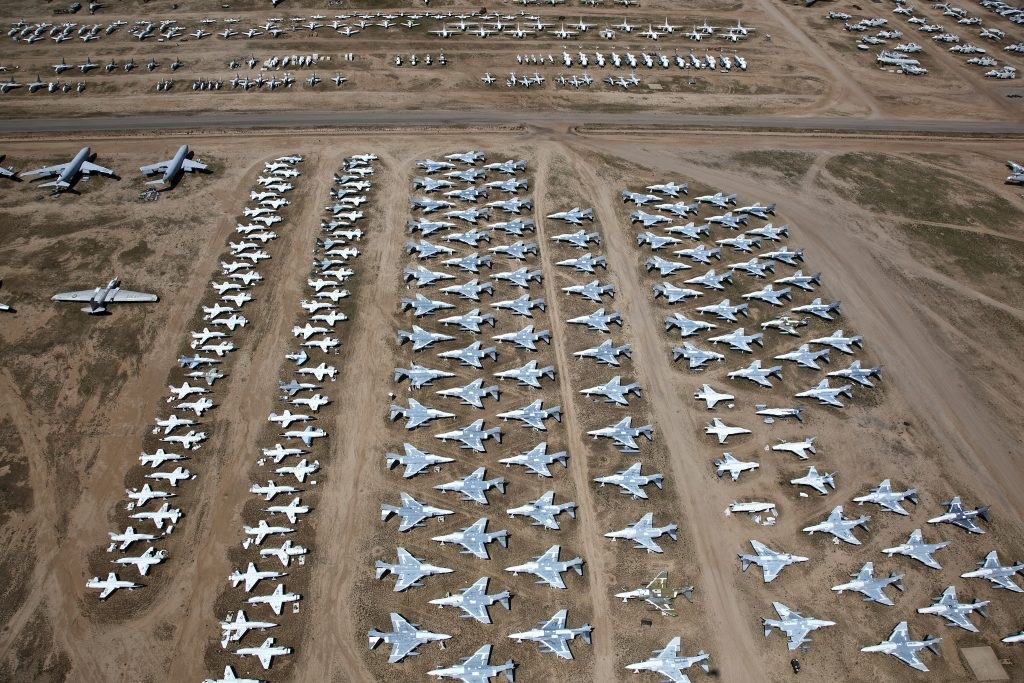
#> input picture images/1.jpg, 1024 x 683 px
$ python -i main.py   (imports and definitions only)
#> lines starting #> are read from the running program, lines starting #| are printed output that depends on the picture; after the words box and inside, x2 and y2 are one past the last pixel; in counts of white or black regions, pixels touching at a corner belong together
#> further down, picture is the input picture: shape (683, 1024, 3); mean B, G, R 102.1, 112.9, 123.3
import sys
import cv2
import os
import numpy as np
from PyQt5.QtWidgets import (
    QApplication, QMainWindow, QLabel, QPushButton, QWidget, QFileDialog)
from PyQt5.QtGui import QPixmap, QImage
from PyQt5.QtWidgets import QGridLayout, QLineEdit, QDialog
from PyQt5.QtCore import QCoreApplication
from PyQt5.QtCore import Qt


# [1 line that did not run here, left out]


def count_planes(image):
    image = cv2.morphologyEx(image, cv2.MORPH_CLOSE, np.ones((6, 6), np.uint8))
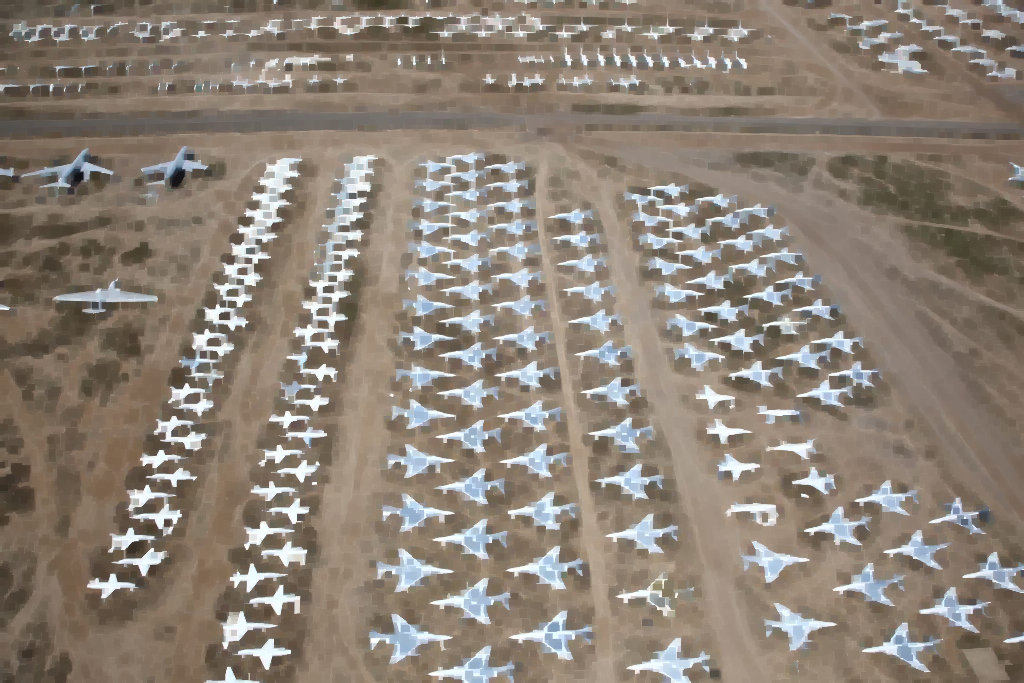
#> image: shape (683, 1024, 3); mean of channels 0, 1, 2 118.3, 129.7, 140.9; drawn as B, G, R
    image = cv2.morphologyEx(image, cv2.MORPH_OPEN, np.ones((3, 3), np.uint8))
    b, _, _ = cv2.split(image)
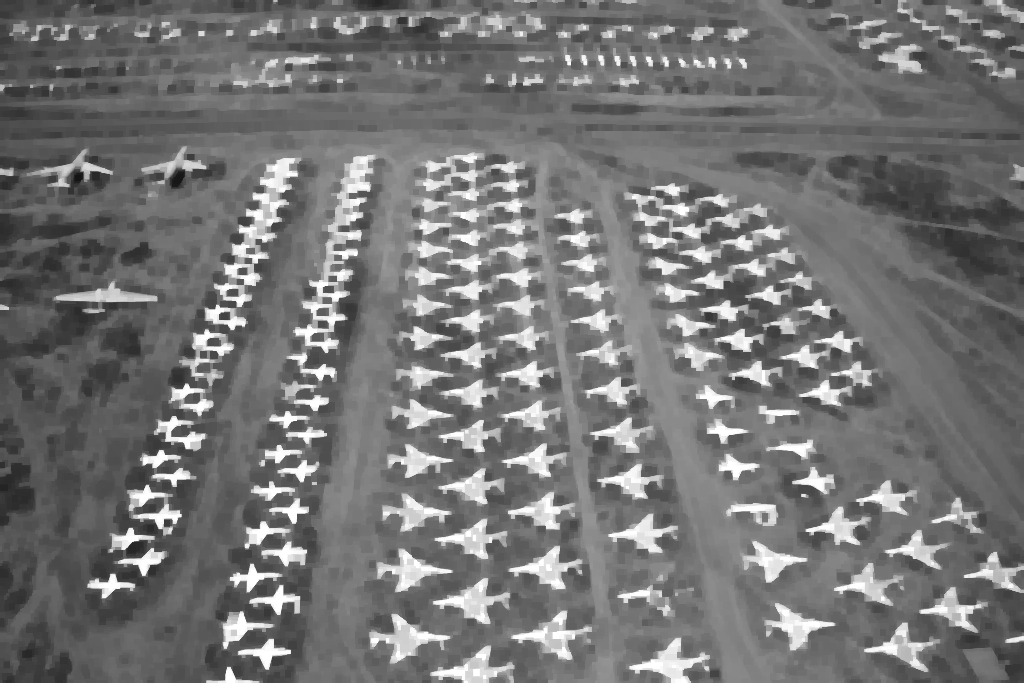
#> b: shape (683, 1024); min 21, max 255, mean 116.9
    _, mask = cv2.threshold(b, 195, 255, cv2.THRESH_BINARY)
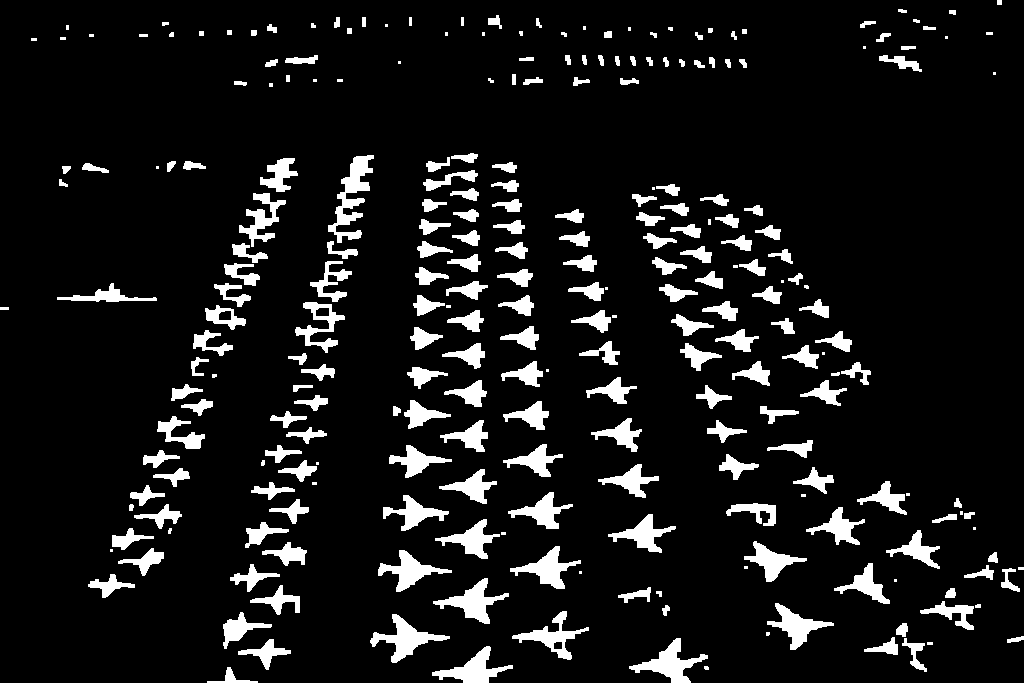
#> mask: shape (683, 1024); 9.4% white; 262 white regions (46 under 20 px)
    result = cv2.bitwise_and(image, image, mask=mask)
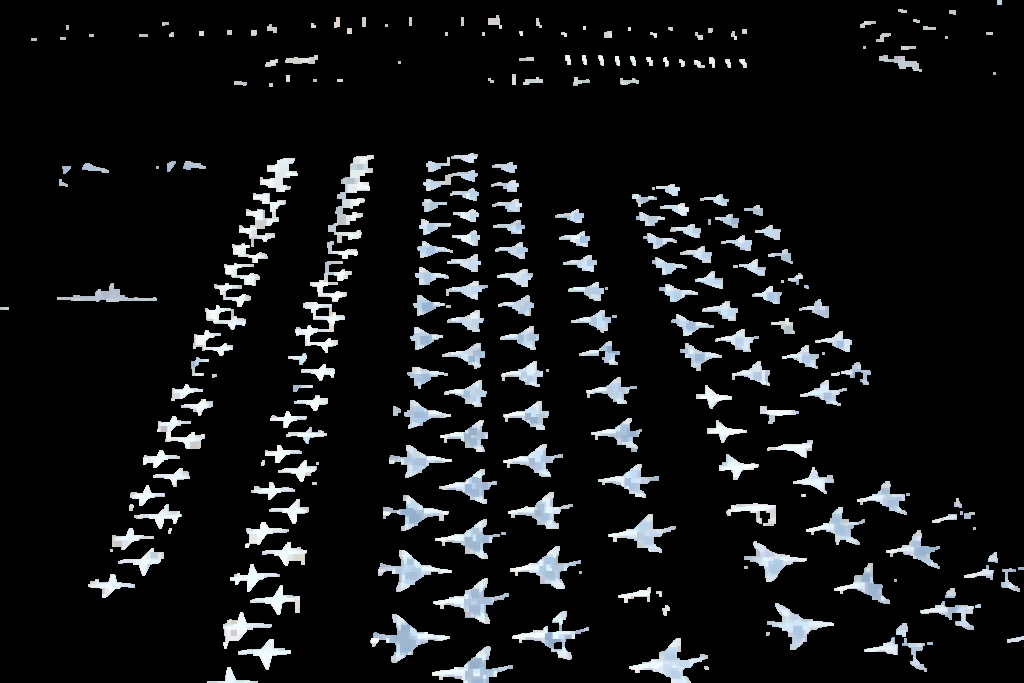
#> result: shape (683, 1024, 3); mean of channels 0, 1, 2 21.4, 20.4, 19.3; drawn as B, G, R
    countours, _ = cv2.findContours(mask,
                                    cv2.RETR_EXTERNAL,
                                    cv2.CHAIN_APPROX_SIMPLE)
#> countours = 262 contours, 69 with area under 20; largest, box (x1, y1, x2, y2) and area: (328, 155, 374, 243) 1288, (370, 614, 450, 663) 1134, (629, 638, 708, 683) 1118, (433, 578, 509, 624) 1060, (432, 646, 513, 683) 1008
    count = 0
    for countour in countours:
        if cv2.contourArea(countour) >= 15:
            count += 1
            cv2.drawContours(result, [countour], -1, (0, 255, 0), 2)
#> this loop made 262 passes
#> countour on passes 4, 23, 26: [[927, 642], [927, 644], [932, 644], [932, 642]], [[894, 579], [894, 581], [896, 581], [896, 579]], [[579, 571], [579, 573], [581, 573], [581, 571]]
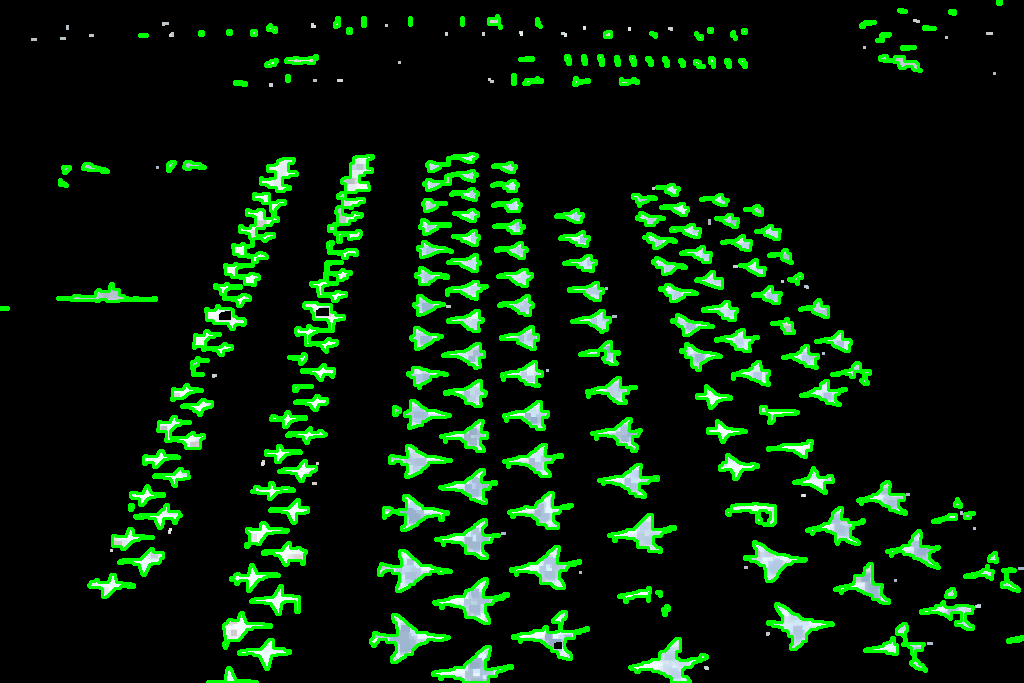
#> result: shape (683, 1024, 3); 8.62% of pixels changed, all inside (x1, y1, x2, y2) = (0, 0, 1024, 683); drawn as B, G, R
#> after the loop, count = 207
    return count, result


class SetKernelDialog(QDialog):
    # [43 lines left out: functions __init__, get_kernel_data, not called in this run]


class PhotoTransformApp(QMainWindow):
    # [218 lines left out: functions __init__, load_image, display_binary_image, display_image, erode_image, dilate_image and 12 more, not called in this run]


# [10 lines not run here, left out]

>>> import cv2
>>> picture = cv2.imread('images/1.jpg')
>>> result = count_planes(picture)

$ run again, on images/2.jpg
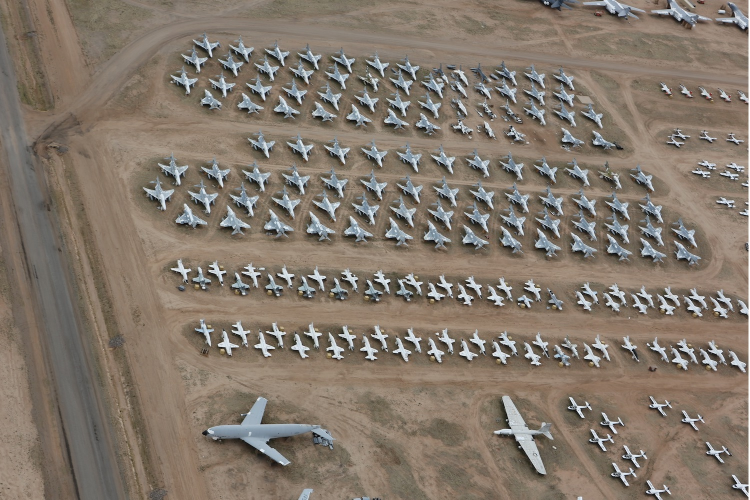
#> input picture images/2.jpg, 1500 x 1000 px (shown at 1/2 size)
#> picture is the input picture: shape (1000, 1500, 3); mean B, G, R 106.8, 119.1, 130.9
#> in count_planes, `_, mask = cv2.threshold(b, 195, 255, cv2.THRESH_BINARY)`:
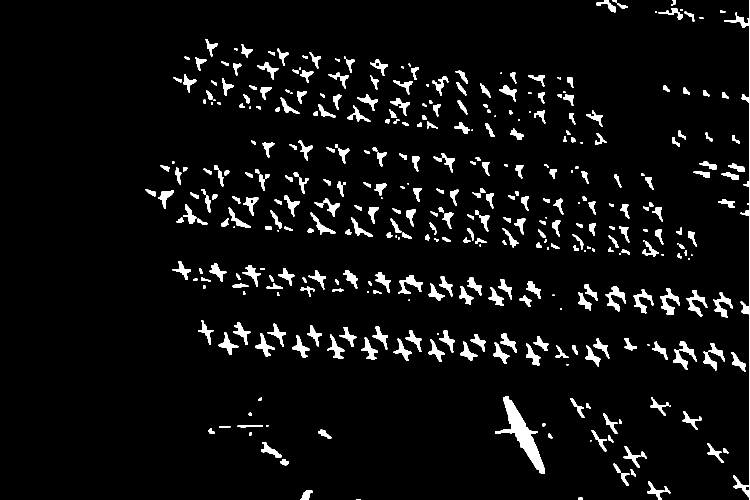
#> mask: shape (1000, 1500) (shown at 1/2 size); 5.2% white; 397 white regions (49 under 20 px)
#> countours = 397 contours, 66 with area under 20; largest, box (x1, y1, x2, y2) and area: (990, 793, 1089, 948) 3852, (1448, 0, 1500, 1000) 2290, (1320, 577, 1360, 630) 698, (1211, 572, 1252, 623) 678, (1373, 580, 1415, 633) 652
#> the loop in count_planes, `for countour in countours:` made 397 passes
#> countour on passes 1, 14, 22: [[712, 998], [712, 999], [721, 999], [721, 998]], [[1180, 880], [1180, 882], [1182, 882], [1182, 880]], [[532, 850], [532, 852], [536, 852], [536, 850]]
#> after the loop in count_planes, `for countour in countours:`:
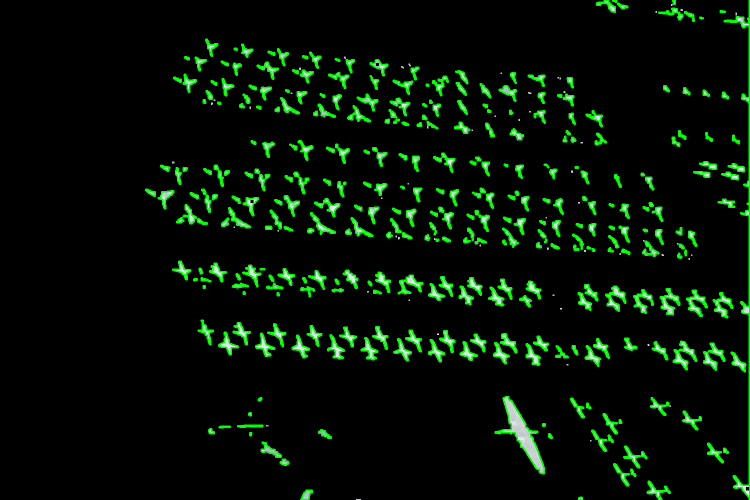
#> result: shape (1000, 1500, 3) (shown at 1/2 size); mean of channels 0, 1, 2 3.9, 18, 3.6; drawn as B, G, R
#> after the loop in count_planes, `for countour in countours:`: count = 343

$ run again, on images/3.jpg
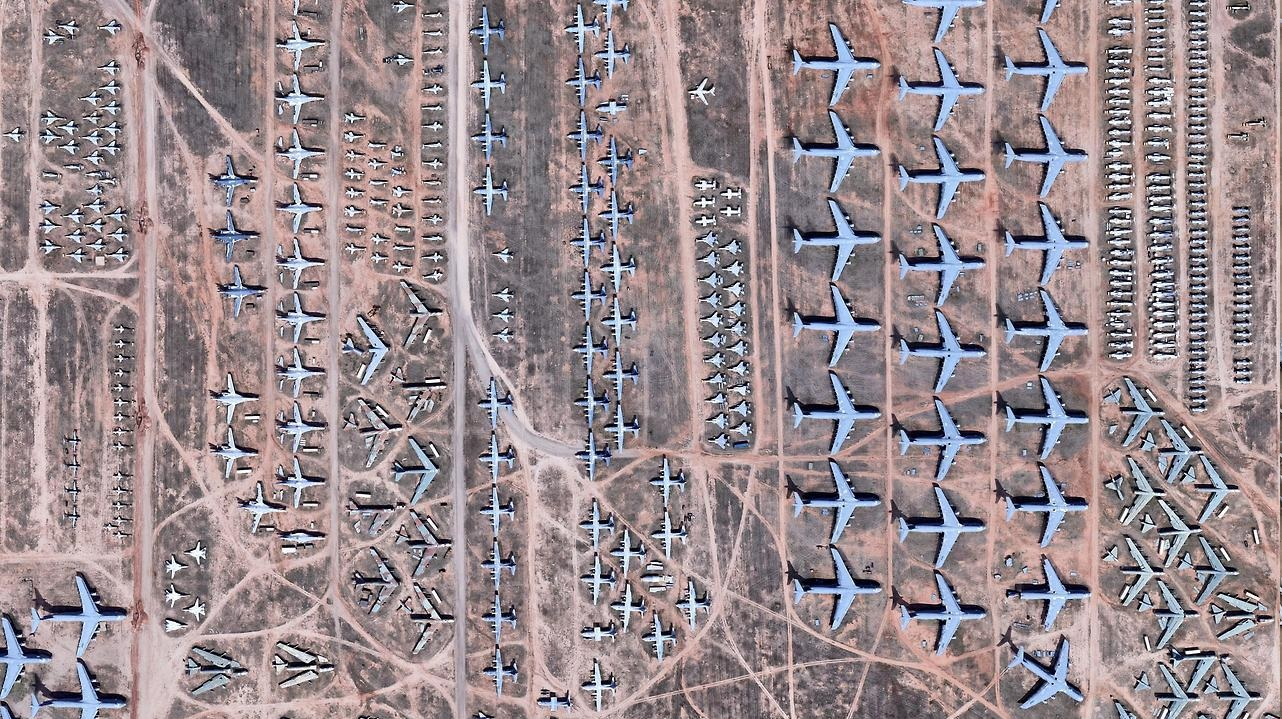
#> input picture images/3.jpg, 1282 x 719 px
#> picture is the input picture: shape (719, 1282, 3); mean B, G, R 141.8, 137.8, 152.1
#> in count_planes, `_, mask = cv2.threshold(b, 195, 255, cv2.THRESH_BINARY)`:
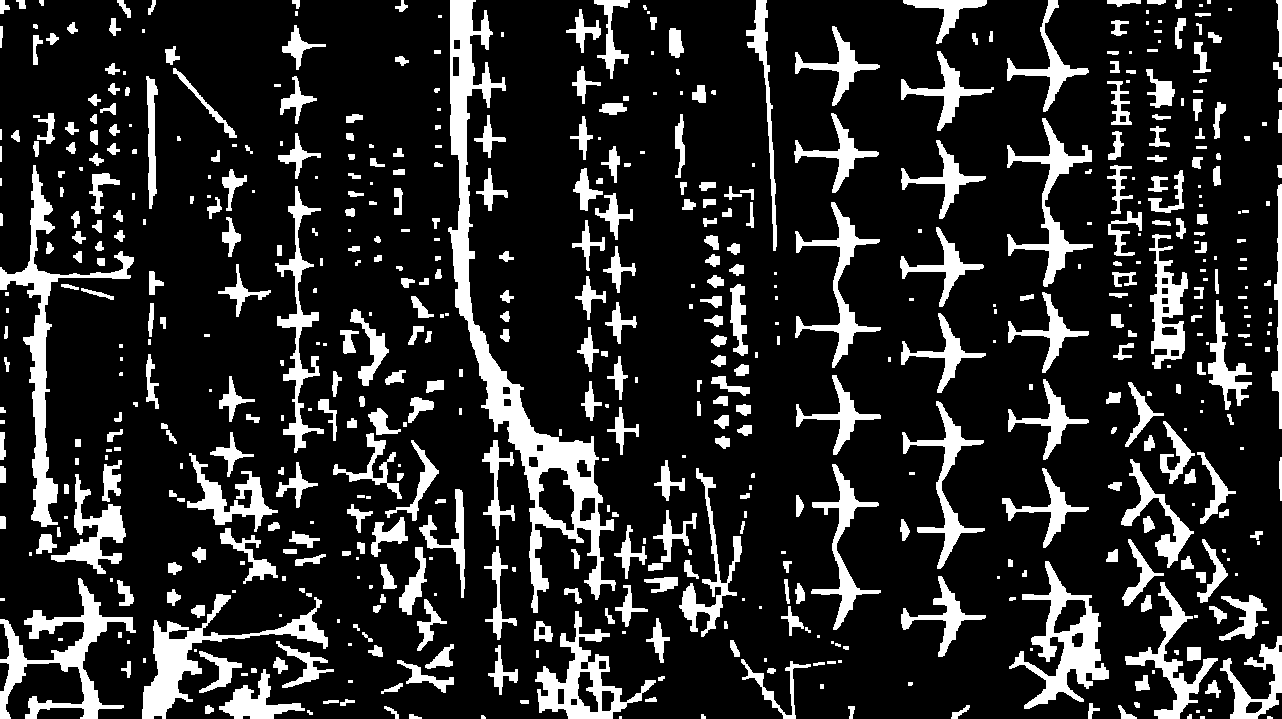
#> mask: shape (719, 1282); 16.9% white; 590 white regions (153 under 20 px)
#> countours = 590 contours, 234 with area under 20; largest, box (x1, y1, x2, y2) and area: (448, 0, 616, 613) 16086, (0, 165, 134, 527) 5271, (1009, 561, 1109, 709) 5134, (0, 578, 136, 719) 4480, (535, 611, 656, 719) 4294
#> the loop in count_planes, `for countour in countours:` made 590 passes
#> countour on passes 2, 3, 8, 10, 22, 26, 29, 30: [[1200, 716], [1200, 718], [1204, 718], [1204, 716]], [[619, 716], [619, 718], [621, 718], [621, 716]], [[1196, 710], [1196, 712], [1199, 712], [1199, 710]], [[1208, 709], [1208, 711], [1211, 711], [1211, 709]], [[820, 684], [820, 688], [823, 688], [823, 684]], [[348, 680], [348, 682], [352, 682], [352, 680]], [[241, 673], [241, 675], [247, 675], [247, 673]], [[1152, 670], [1152, 673], [1154, 673], [1154, 670]]
#> after the loop in count_planes, `for countour in countours:`:
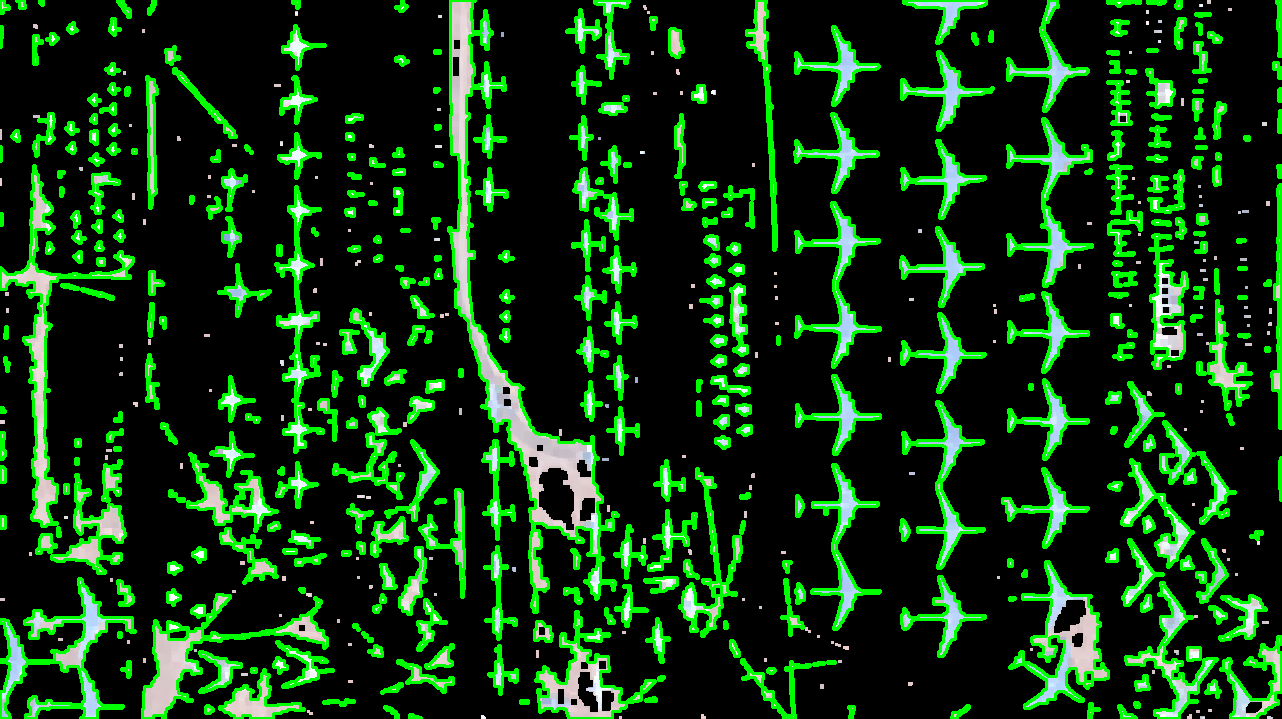
#> result: shape (719, 1282, 3); mean of channels 0, 1, 2 16.9, 53.4, 15.7; drawn as B, G, R
#> after the loop in count_planes, `for countour in countours:`: count = 393
